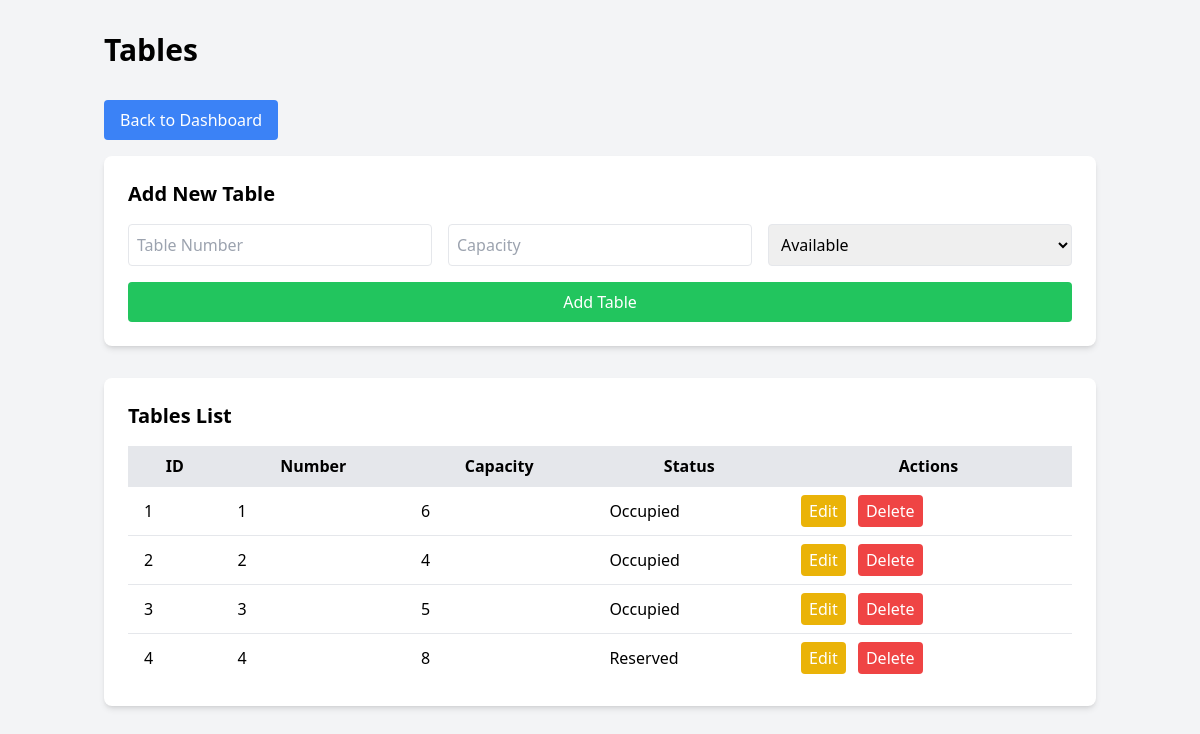
/tables.php, run on the app's committed database.
### tables this page shows
CREATE TABLE `tables` (
  `TableID` int(11) NOT NULL,
  `Number` int(11) NOT NULL,
  `Capacity` int(11) NOT NULL,
  `Status` varchar(20) DEFAULT NULL
);

### tables.php (the view, shortened to what this page needs)
<?php
$conn = new mysqli("localhost", "root", "", "db");
$result = $conn->query("SELECT * FROM Tables");
$tables = $result->fetch_all(MYSQLI_ASSOC);
?>
<!DOCTYPE html>
<html lang="en">
<head>
    <script src="https://cdn.tailwindcss.com"></script>
</head>
<body class="bg-gray-100">
    <div class="container mx-auto px-4 py-8">
        <h1 class="text-3xl font-bold mb-8">Tables</h1>
        <a href="index.php" class="bg-blue-500 text-white px-4 py-2 rounded mb-4 inline-block">Back to Dashboard</a>
        <div class="bg-white p-6 rounded-lg shadow-md mb-8">
            <h2 class="text-xl font-semibold mb-4">Add New Table</h2>
            <form method="POST" class="grid grid-cols-1 md:grid-cols-3 gap-4">
                <input type="number" name="number" placeholder="Table Number" required class="border p-2 rounded">
                <input type="number" name="capacity" placeholder="Capacity" required class="border p-2 rounded">
                <select name="status" class="border p-2 rounded">
                    <option value="Available">Available</option>
                </select>
                <button type="submit" name="add" class="bg-green-500 text-white px-4 py-2 rounded col-span-1 md:col-span-3">Add Table</button>
            </form>
        </div>
        <div class="bg-white p-6 rounded-lg shadow-md">
            <h2 class="text-xl font-semibold mb-4">Tables List</h2>
            <table class="w-full table-auto">
                <thead>
                    <tr class="bg-gray-200">
                        <th class="px-4 py-2">ID</th>
                        <th class="px-4 py-2">Number</th>
                        <th class="px-4 py-2">Capacity</th>
                        <th class="px-4 py-2">Status</th>
                        <th class="px-4 py-2">Actions</th>
                    </tr>
                </thead>
                <tbody>
                    <?php foreach ($tables as $table): ?>
                    <tr class="border-t">
                        <td class="px-4 py-2"><?php echo $table['TableID']; ?></td>
                        <td class="px-4 py-2"><?php echo $table['Number']; ?></td>
                        <td class="px-4 py-2"><?php echo $table['Capacity']; ?></td>
                        <td class="px-4 py-2"><?php echo $table['Status']; ?></td>
                        <td class="px-4 py-2">
                            <button onclick="editTable(<?php echo $table['TableID']; ?>, '<?php echo $table['Number']; ?>', '<?php echo $table['Capacity']; ?>', '<?php echo $table['Status']; ?>')" class="bg-yellow-500 text-white px-2 py-1 rounded mr-2">Edit</button>
                            <form method="POST" class="inline">
                                <button type="submit" name="delete" class="bg-red-500 text-white px-2 py-1 rounded" onclick="return confirm('Are you sure?')">Delete</button>
                            </form>
                        </td>
                    </tr>
                    <?php endforeach; ?>
                </tbody>
            </table>
        </div>
    </div>
</body>
</html>

### data on the page
tables: TableID "1", Number "1", Capacity "6", Status "Occupied"
tables: TableID "2", Number "2", Capacity "4", Status "Occupied"
tables: TableID "3", Number "3", Capacity "5", Status "Occupied"
tables: TableID "4", Number "4", Capacity "8", Status "Reserved"
